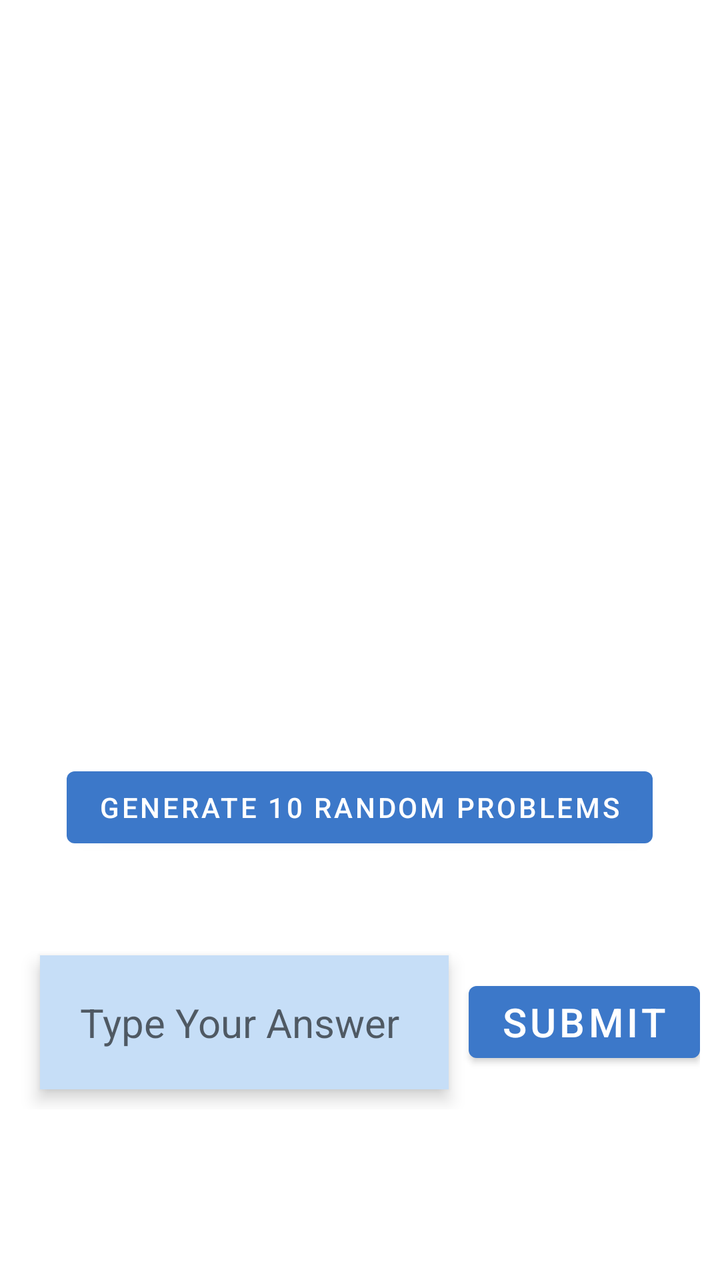
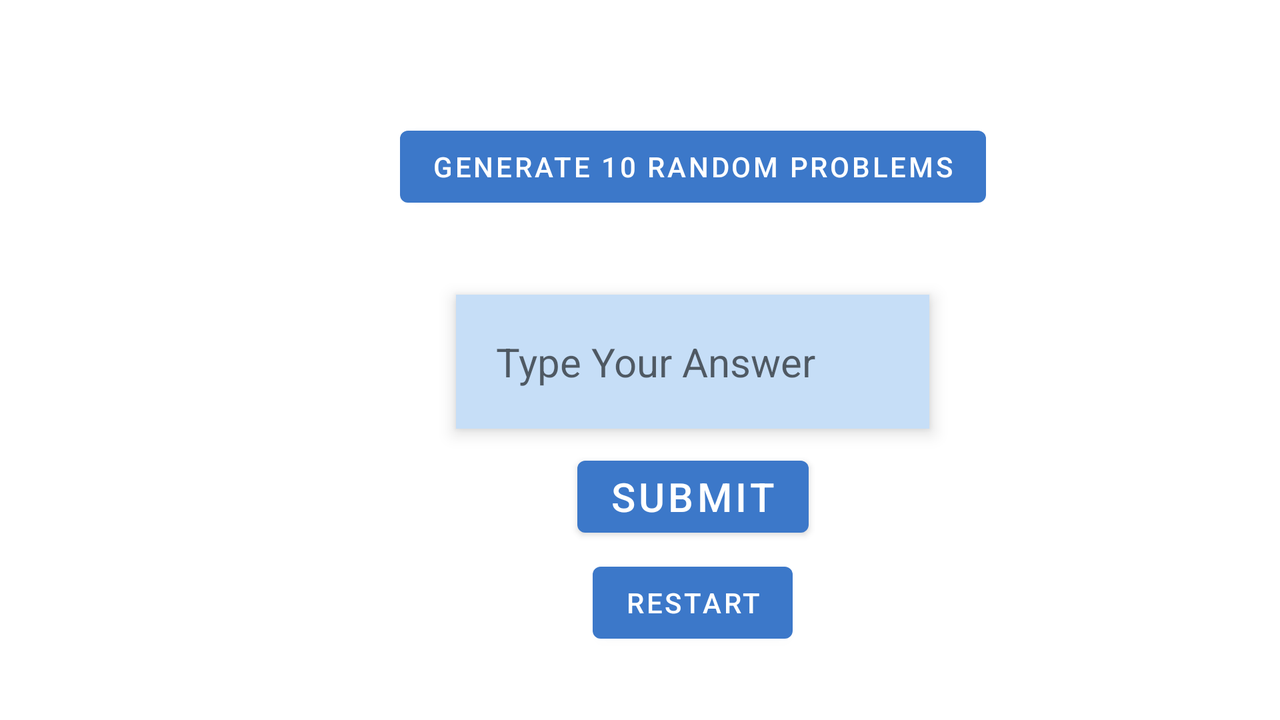

The same Android screen from two of the app's own layout files: first res/layout/ as a phone draws it, then the repository's variant for another configuration, drawn on a device whose configuration selects that folder. Both files follow.
<!-- AndroidManifest.xml: application theme Theme.FlashCard -->
<!-- res/layout/activity_card_game.xml -->
<?xml version="1.0" encoding="utf-8"?>
<androidx.constraintlayout.widget.ConstraintLayout xmlns:android="http://schemas.android.com/apk/res/android"
    xmlns:app="http://schemas.android.com/apk/res-auto"
    xmlns:tools="http://schemas.android.com/tools"
    android:layout_width="match_parent"
    android:layout_height="match_parent"
    tools:context=".CardGame">

    <RelativeLayout
        android:layout_width="match_parent"
        android:layout_height="wrap_content"
        app:layout_constraintLeft_toLeftOf="parent"
        app:layout_constraintRight_toRightOf="parent"
        app:layout_constraintTop_toTopOf="parent">

        <TextView
            android:id="@+id/num1"
            android:layout_width="match_parent"
            android:layout_height="wrap_content"
            android:layout_marginStart="20dp"
            android:layout_marginTop="20dp"
            android:layout_marginEnd="20dp"
            android:layout_marginBottom="20dp"
            android:gravity="center"
            android:padding="10dp"
            android:text=""
            android:textSize="100sp" />

        <LinearLayout
            android:id="@+id/Second"
            android:layout_width="match_parent"
            android:layout_height="wrap_content"
            android:layout_below="@id/num1"
            android:orientation="horizontal"
            android:padding="10dp">

            <TextView
                android:id="@+id/sign"
                android:layout_width="wrap_content"
                android:layout_height="wrap_content"
                android:layout_gravity="center"
                android:layout_marginStart="15dp"
                android:gravity="center"
                android:padding="15dp"
                android:text=""
                android:textSize="80sp" />

            <TextView
                android:id="@+id/num2"
                android:layout_width="match_parent"
                android:layout_height="wrap_content"
                android:layout_gravity="center"
                android:layout_marginEnd="80dp"
                android:gravity="center"
                android:text=""
                android:textSize="100sp" />
        </LinearLayout>

        <Button
            android:id="@+id/generator"
            android:layout_width="wrap_content"
            android:layout_height="wrap_content"
            android:layout_below="@+id/Second"
            android:layout_centerHorizontal="true"
            android:layout_marginStart="20dp"
            android:layout_marginTop="30dp"
            android:layout_marginEnd="20dp"
            android:layout_marginBottom="30dp"
            android:text="@string/generate_10_random_problems"
            tools:ignore="TextContrastCheck" />

        <LinearLayout
            android:layout_width="match_parent"
            android:layout_height="wrap_content"
            android:layout_below="@+id/generator"
            android:layout_margin="10dp"
            android:orientation="horizontal">

            <EditText
                android:id="@+id/input"
                android:layout_width="0dp"
                android:layout_height="wrap_content"
                android:layout_gravity="center"
                android:layout_margin="10dp"
                android:layout_weight="1"
                android:background="#C6DEF7"
                android:elevation="5dp"
                android:ems="10"
                android:hint="@string/type_your_answer"
                android:importantForAutofill="no"
                android:inputType="numberSigned"
                android:padding="20dp"
                android:textSize="20sp"
                tools:ignore="TextContrastCheck" />

            <Button
                android:id="@+id/submit_result"
                android:layout_width="wrap_content"
                android:layout_height="wrap_content"
                android:layout_gravity="center"
                android:gravity="center"
                android:text="@string/submit"
                android:textSize="20sp" />
        </LinearLayout>

    </RelativeLayout>

</androidx.constraintlayout.widget.ConstraintLayout>
<!-- resources referenced by this layout -->
<resources>
  <string name="generate_10_random_problems">Generate 10 Random Problems</string>
  <string name="submit">Submit</string>
  <string name="type_your_answer">Type Your Answer</string>
  <style name="Theme.FlashCard" parent="Theme.MaterialComponents.DayNight.DarkActionBar">
          
          <item name="colorPrimary">#3C78C9</item>
          <item name="colorPrimaryVariant">#2F74B6</item>
          <item name="colorOnPrimary">@color/white</item>
          
          <item name="colorSecondary">@color/teal_200</item>
          <item name="colorSecondaryVariant">@color/teal_700</item>
          <item name="colorOnSecondary">@color/black</item>
          
          <item name="android:statusBarColor">?attr/colorPrimaryVariant</item>
          
      </style>
</resources>
<!-- res/layout-land/activity_card_game.xml (the repository's variant of the layout above) -->
<!-- drawn on the phone turned sideways -->
<?xml version="1.0" encoding="utf-8"?>
<androidx.constraintlayout.widget.ConstraintLayout xmlns:android="http://schemas.android.com/apk/res/android"
    xmlns:app="http://schemas.android.com/apk/res-auto"
    xmlns:tools="http://schemas.android.com/tools"
    android:layout_width="match_parent"
    android:layout_height="match_parent"
    tools:context=".CardGame">

    <RelativeLayout
        android:id="@+id/relative_layout"
        android:layout_width="match_parent"
        android:layout_height="wrap_content"
        app:layout_constraintLeft_toLeftOf="parent"
        app:layout_constraintRight_toRightOf="parent"
        app:layout_constraintTop_toTopOf="parent">

        <TextView
            android:id="@+id/num1"
            android:layout_width="wrap_content"
            android:layout_height="match_parent"
            android:layout_margin="20dp"
            android:gravity="center"
            android:padding="10dp"
            android:text=""
            android:textSize="100sp" />

        <TextView
            android:id="@+id/sign"
            android:layout_width="wrap_content"
            android:layout_height="match_parent"
            android:layout_toEndOf="@id/num1"
            android:layout_margin="20dp"
            android:gravity="center"
            android:padding="10dp"
            android:text=""
            android:textSize="80sp" />

        <TextView
            android:id="@+id/num2"
            android:layout_width="wrap_content"
            android:layout_height="match_parent"
            android:layout_toEndOf="@id/sign"
            android:layout_margin="20dp"
            android:gravity="center"
            android:padding="10dp"
            android:text=""
            android:textSize="100sp" />

        <LinearLayout
            android:layout_width="wrap_content"
            android:layout_height="match_parent"
            android:layout_toEndOf="@id/num2"
            android:gravity="center_vertical"
            android:orientation="vertical">

            <Button
                android:id="@+id/generator"
                android:layout_width="wrap_content"
                android:layout_height="wrap_content"
                android:layout_marginStart="20dp"
                android:layout_marginTop="30dp"
                android:layout_marginEnd="20dp"
                android:layout_marginBottom="30dp"
                android:text="@string/generate_10_random_problems"
                tools:ignore="TextContrastCheck" />

            <EditText
                android:id="@+id/input"
                android:layout_width="wrap_content"
                android:layout_height="wrap_content"
                android:layout_gravity="center"
                android:layout_margin="10dp"
                android:background="#C6DEF7"
                android:elevation="5dp"
                android:ems="10"
                android:hint="@string/type_your_answer"
                android:importantForAutofill="no"
                android:inputType="numberSigned"
                android:padding="20dp"
                android:textSize="20sp"
                tools:ignore="TextContrastCheck" />

            <Button
                android:id="@+id/submit_result"
                android:layout_width="wrap_content"
                android:layout_height="wrap_content"
                android:layout_gravity="center"
                android:gravity="center"
                android:text="@string/submit"
                android:textSize="20sp" />

            <Button
                android:id="@+id/restart"
                android:layout_width="wrap_content"
                android:layout_height="wrap_content"
                android:layout_gravity="center"
                android:layout_margin="5dp"
                android:gravity="center"
                android:text="@string/restart"
                tools:ignore="TextContrastCheck" />

        </LinearLayout>

    </RelativeLayout>

</androidx.constraintlayout.widget.ConstraintLayout>
<!-- resources referenced by the variant -->
<!-- as the phone turned sideways resolves them -->
<resources>
  <string name="generate_10_random_problems">Generate 10 Random Problems</string>
  <string name="restart">Restart</string>
  <string name="submit">Submit</string>
  <string name="type_your_answer">Type Your Answer</string>
  <style name="Theme.FlashCard" parent="Theme.MaterialComponents.DayNight.DarkActionBar">
          
          <item name="colorPrimary">#3C78C9</item>
          <item name="colorPrimaryVariant">#2F74B6</item>
          <item name="colorOnPrimary">@color/white</item>
          
          <item name="colorSecondary">@color/teal_200</item>
          <item name="colorSecondaryVariant">@color/teal_700</item>
          <item name="colorOnSecondary">@color/black</item>
          
          <item name="android:statusBarColor">?attr/colorPrimaryVariant</item>
          
      </style>
</resources>
